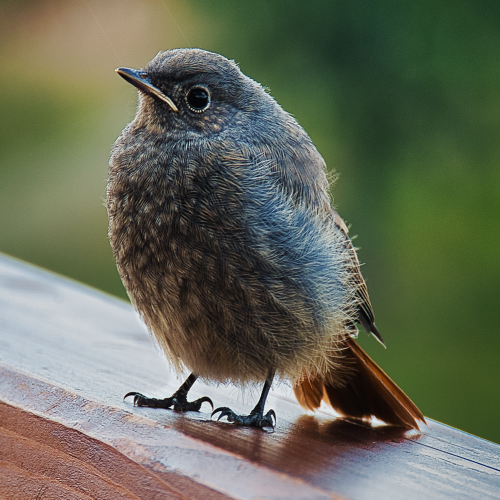
#> input picture input/birb.png, 1000 x 1000 px, found by its file name (shown at 1/2 size)
$ python plot_centers.py
#> lines starting #> are read from the running program, lines starting #| are printed output that depends on the picture
import os
import numpy as np
import matplotlib.pyplot as plt
from matplotlib.image import imread
from sklearn.cluster import KMeans


def generate_centers_plot(image_path, output_path, k, name):
#> called with image_path = 'input/birb.png', output_path = 'plot/birb_centers.png', k = 16, name = 'Birb'
    print(f"Loading image from {image_path}...")

    img = imread(image_path)
#> img is the input picture: shape (1000, 1000, 4) float32; mean R, G, B, A 0.398, 0.417, 0.347, 1

    # Strip Alpha channel if present
    if img.shape[-1] == 4:
        img = img[:, :, :3]
#> img: shape (1000, 1000, 3) float32

    if img.max() > 1.0:
        img = img / 255.0

    flat_image = img.reshape(-1, 3)

    # Sample data
    np.random.seed(42)
    calc_pixels = flat_image[np.random.choice(flat_image.shape[0], 10000, replace=False)]
    bg_pixels = flat_image[np.random.choice(flat_image.shape[0], 50000, replace=False)]

    print(f"Calculating {k} cluster centers...")
    kmeans = KMeans(n_clusters=k, random_state=42, n_init="auto").fit(calc_pixels)
    rgb_centers = kmeans.cluster_centers_
#> rgb_centers = 16 rows, first 8: [0.59, 0.619, 0.644], [0.213, 0.312, 0.162], [0.775, 0.803, 0.823], [0.449, 0.474, 0.316], [0.0989, 0.0781, 0.074], [0.34, 0.242, 0.194], [0.576, 0.505, 0.384], [0.151, 0.246, 0.172]

    print("Rendering 3D Plots...")
    fig = plt.figure(figsize=(16, 8))
    fig.suptitle(f"Distribution of clusters for {name}", fontsize=16, fontweight='bold')

    # Helper function to format 3D axes cleanly for PDFs
    def format_3d_axes(ax, title, elev, azim):
        ax.scatter(bg_pixels[:, 0], bg_pixels[:, 1], bg_pixels[:, 2],
                   c=bg_pixels, s=5, alpha=0.02, edgecolors='none')

        ax.scatter(rgb_centers[:, 0], rgb_centers[:, 1], rgb_centers[:, 2],
                   c='black', marker='D', s=100, edgecolors='white', linewidth=1.5, depthshade=False)

        ax.set_title(title, pad=10)
        ax.set_xlabel('Red')
        ax.set_ylabel('Green')
        ax.set_zlabel('Blue')
        ax.set_xlim(0, 1)
        ax.set_ylim(0, 1)
        ax.set_zlim(0, 1)

        # Remove the gray background panes for clean printing
        ax.xaxis.set_pane_color((1.0, 1.0, 1.0, 0.0))
        ax.yaxis.set_pane_color((1.0, 1.0, 1.0, 0.0))
        ax.zaxis.set_pane_color((1.0, 1.0, 1.0, 0.0))

        ax.view_init(elev=elev, azim=azim)

    # Plot 45
    ax1 = fig.add_subplot(121, projection='3d')
    format_3d_axes(ax1, "Angle: 45°", elev=25, azim=45)

    # Plot 2: Back-Left Angle (Rotated 90 degrees)
    ax2 = fig.add_subplot(122, projection='3d')
    format_3d_axes(ax2, "Angle: 135°", elev=25, azim=135)

    plt.tight_layout()

    os.makedirs(os.path.dirname(output_path), exist_ok=True)
    plt.savefig(output_path, dpi=300, bbox_inches='tight')
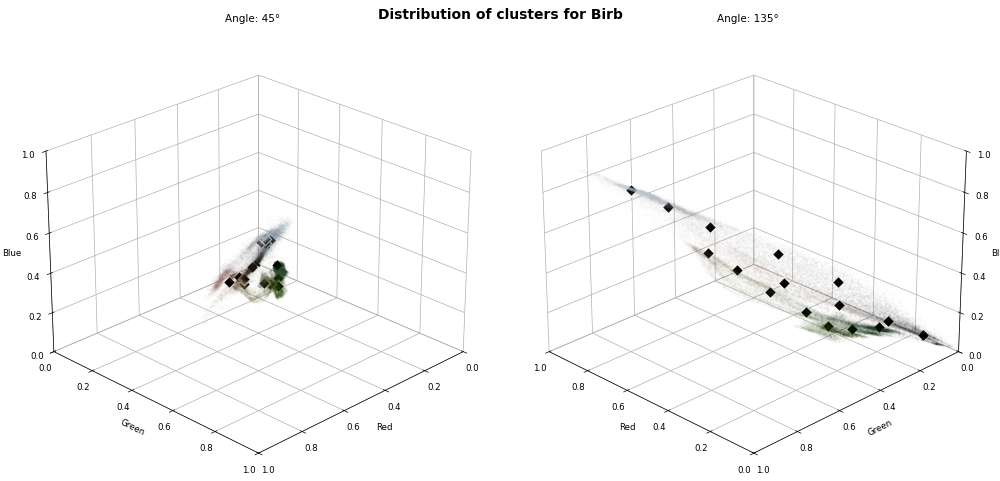
#> figure drawn by matplotlib, 2 panels
    print(f"Plot saved successfully to {output_path}")


if __name__ == "__main__":
    generate_centers_plot("input/birb.png", "plot/birb_centers.png", 16, "Birb")
    generate_centers_plot("input/cherry.png", "plot/cherry_centers.png", 16, "Cherry")
#> call 2 of generate_centers_plot, with image_path = 'input/cherry.png', output_path = 'plot/cherry_centers.png', k = 16, name = 'Cherry'
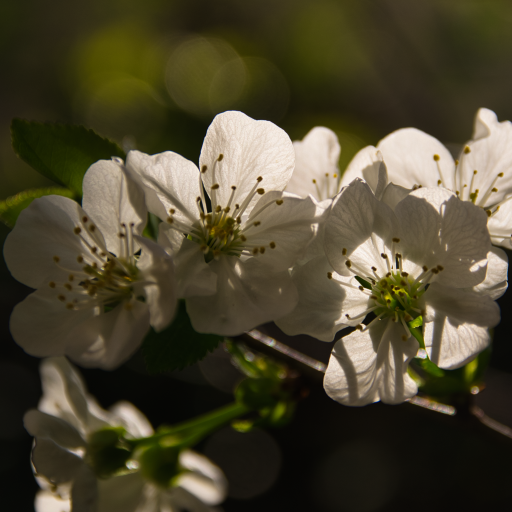
#> input picture data/image/cherry.png, 1024 x 1024 px, found by its file name (shown at 1/2 size)
#> in generate_centers_plot, img is the input picture: shape (1024, 1024, 4) float32; mean R, G, B, A 0.302, 0.276, 0.189, 1
#> in generate_centers_plot (call 2), `rgb_centers = kmeans.cluster_centers_`: rgb_centers = 16 rows, first 8: [0.243, 0.216, 0.123], [0.865, 0.802, 0.74], [0.0492, 0.0473, 0.0272], [0.599, 0.532, 0.436], [0.52, 0.458, 0.351], [0.19, 0.17, 0.0912], [0.307, 0.292, 0.0509], [0.37, 0.321, 0.224]
#> in generate_centers_plot (call 2), `plt.savefig(output_path, dpi=300, bbox_inches='tight')`:
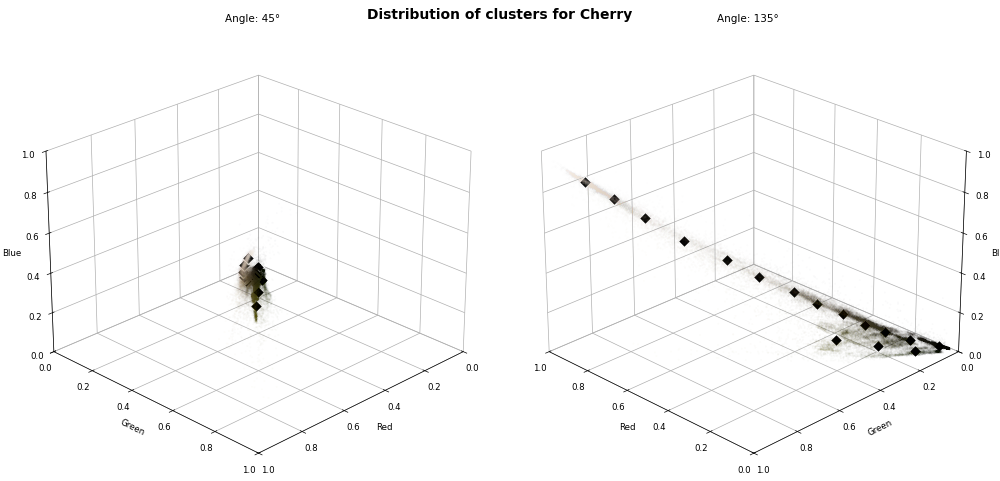
#> figure drawn by matplotlib, 2 panels
    generate_centers_plot("input/forest.png", "plot/forest_centers.png", 16, "Forest")
#> call 3 of generate_centers_plot, with image_path = 'input/forest.png', output_path = 'plot/forest_centers.png', k = 16, name = 'Forest'
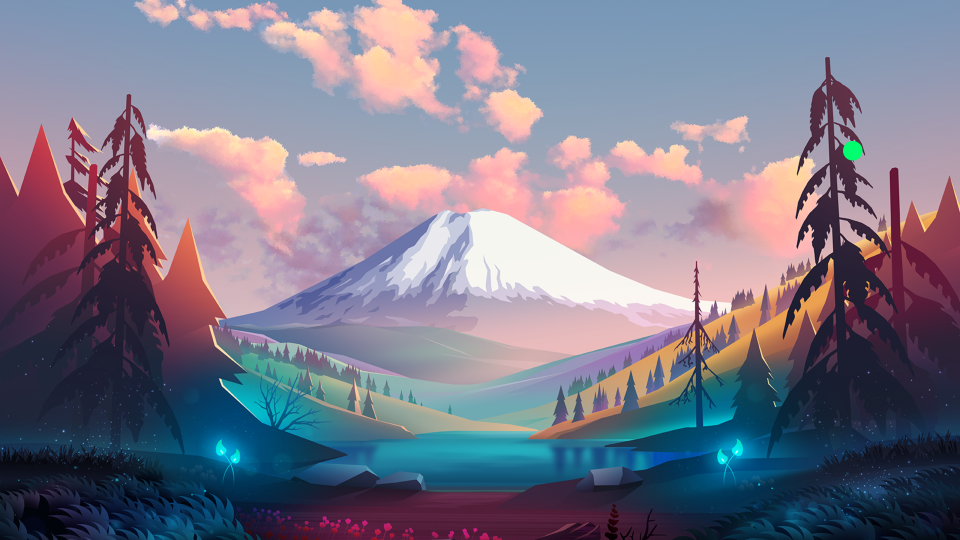
#> input picture input/forest.png, 1920 x 1080 px, found by its file name (shown at 1/2 size)
#> in generate_centers_plot, img is the input picture: shape (1080, 1920, 4) float32; mean R, G, B, A 0.479, 0.469, 0.538, 1
#> in generate_centers_plot (call 3), `rgb_centers = kmeans.cluster_centers_`: rgb_centers = 16 rows, first 8: [0.704, 0.635, 0.696], [0.289, 0.138, 0.237], [0.0602, 0.372, 0.523], [0.984, 0.747, 0.696], [0.111, 0.604, 0.664], [0.644, 0.287, 0.327], [0.96, 0.939, 0.933], [0.435, 0.193, 0.29]
#> in generate_centers_plot (call 3), `plt.savefig(output_path, dpi=300, bbox_inches='tight')`:
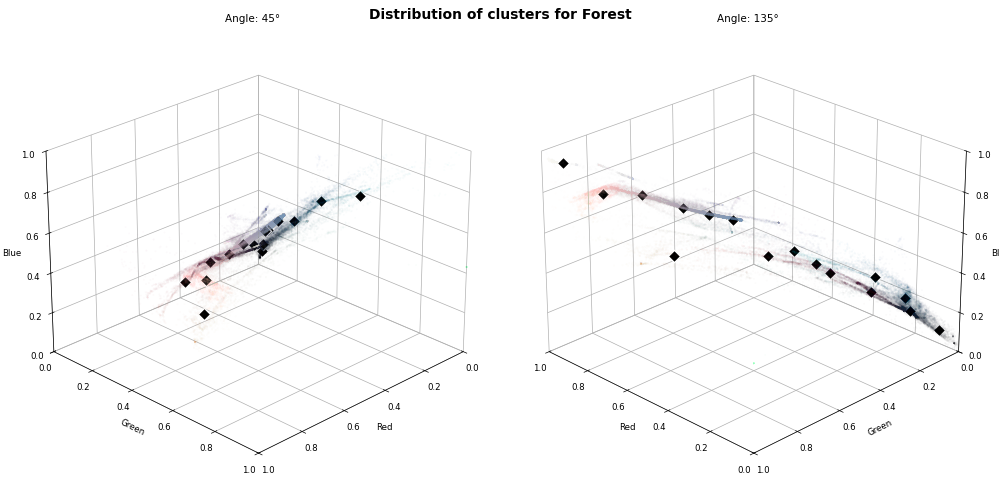
#> figure drawn by matplotlib, 2 panels
    generate_centers_plot("input/windows.png", "plot/windows_centers.png", 16, "Windows")
#> (the run stopped early here; a loop or call above may not have finished)
